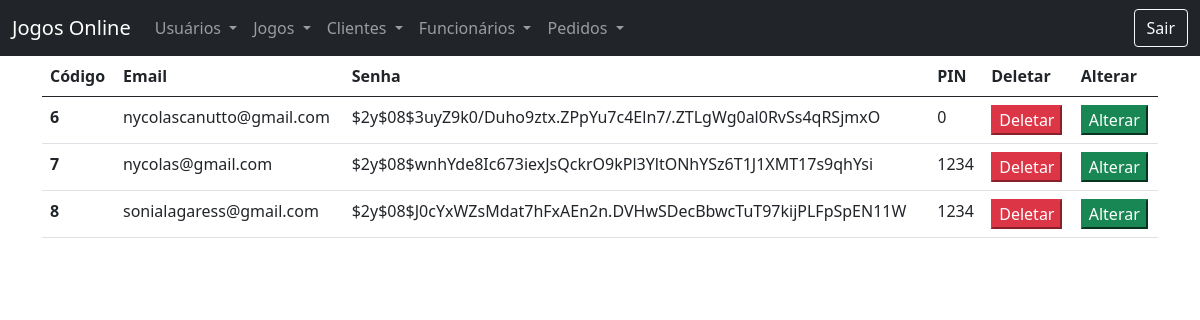
/view/listaTudoUsuarios.php (signed in), run on the app's committed database.
### tables this page shows
CREATE TABLE `tbusuarios` (
  `codUsu` int(4) NOT NULL,
  `emailUsu` varchar(60) NOT NULL,
  `senhaUsu` varchar(60) NOT NULL,
  `pinUsu` int(4) NOT NULL
);

### model/bancoUsuarios.php (called while the page is built, shortened)
<?php
    function listaTudoUsuarios($conexao){
        $query="Select * From tbusuarios";
        $resultados=mysqli_query($conexao,$query);
        return $resultados;
    }
?>

### view/listaTudoUsuarios.php (the view, shortened to what this page needs)
<?php
include_once("header.php");
include_once("../model/conexao.php");
include_once("../model/bancoUsuarios.php");
?>
<table class="table">
    <thead>
        <tr>
            <th scope="col">Código</th>
            <th scope="col">Email</th>
            <th scope="col">Senha</th>
            <th scope="col">PIN</th>
            <th scope="col">Deletar</th>
            <th scope="col">Alterar</th>
        </tr>
    </thead>
    <tbody>
        <?php
        $usuarios = listaTudoUsuarios($conexao);
        foreach($usuarios as $usuario):
        ?>
        <tr>
            <th scope="row"><?=$usuario['codUsu']?></th>
            <td><?=$usuario['emailUsu']?></td>
            <td><?=$usuario['senhaUsu']?></td>
            <td><?=$usuario['pinUsu']?></td>
            <td>
                <form action="../controller/deletarUsuarios.php" method="POST">
                    <button type="submit" class="btn-small btn-danger">Deletar</button>
                </form>
            </td>
            <td>
                <form action="formAlterarUsuarios.php" method="POST">
                    <button type="submit" class="btn-small btn-success">Alterar</button>
                </form>
            </td>
        </tr>
        <?php
        endforeach;
        ?>
    </tbody>
    </table>
<?php
include_once("footer.php");
?>

### view/header.php (shortened to what this page needs)
<!DOCTYPE HTML>
<html lang="pt-BR">
    <head>
        <link href="https://cdn.jsdelivr.net/npm/bootstrap@5.0.2/dist/css/bootstrap.min.css" rel="stylesheet">
    </head>
    <body>
        <nav class="navbar navbar-expand-lg navbar-dark bg-dark">
            <div class="container-fluid">
                <a class="navbar-brand" href="../view/index.php">Jogos Online</a>
                <div class="collapse navbar-collapse" id="navbarSupportedContent">
                    <ul class="navbar-nav me-auto mb-2 mb-lg-0">
                        <li class="nav-item dropdown">
                            <a class="nav-link dropdown-toggle" href="#" id="navbarDropdown" role="button" data-bs-toggle="dropdown" aria-expanded="false">
                            Usuários
                            </a>
                        </li>
                        <li class="nav-item dropdown">
                            <a class="nav-link dropdown-toggle" href="#" id="navbarDropdown" role="button" data-bs-toggle="dropdown" aria-expanded="false">
                            Jogos
                            </a>
                        </li>
                        <li class="nav-item dropdown">
                            <a class="nav-link dropdown-toggle" href="#" id="navbarDropdown" role="button" data-bs-toggle="dropdown" aria-expanded="false">
                            Clientes
                            </a>
                        </li>
                        <li class="nav-item dropdown">
                            <a class="nav-link dropdown-toggle" href="#" id="navbarDropdown" role="button" data-bs-toggle="dropdown" aria-expanded="false">
                            Funcionários
                            </a>
                        </li>
                        <li class="nav-item dropdown">
                            <a class="nav-link dropdown-toggle" href="#" id="navbarDropdown" role="button" data-bs-toggle="dropdown" aria-expanded="false">
                            Pedidos
                            </a>
                        </li>
                    </ul>
                    <form class="d-flex" action="../controller/sair.php">
                        <button class="btn btn-outline-light" type="submit">Sair</button>
                    </form>
                </div>
            </div>
        </nav>
        <div class="container">

### view/footer.php (shortened to what this page needs)
        </div>
    </body>
</html>

### data on the page
tbusuarios: codUsu "6", emailUsu "nycolascanutto@gmail.com", senhaUsu "$2y$08$3uyZ9k0/Duho9ztx.ZPpYu7c4Eln7/.ZTLgWg0al0RvSs4qRSjmxO", pinUsu "0"
tbusuarios: codUsu "7", emailUsu "nycolas@gmail.com", senhaUsu "$2y$08$wnhYde8Ic673iexJsQckrO9kPl3YltONhYSz6T1J1XMT17s9qhYsi", pinUsu "1234"
tbusuarios: codUsu "8", emailUsu "sonialagaress@gmail.com", senhaUsu "$2y$08$J0cYxWZsMdat7hFxAEn2n.DVHwSDecBbwcTuT97kijPLFpSpEN11W", pinUsu "1234"
